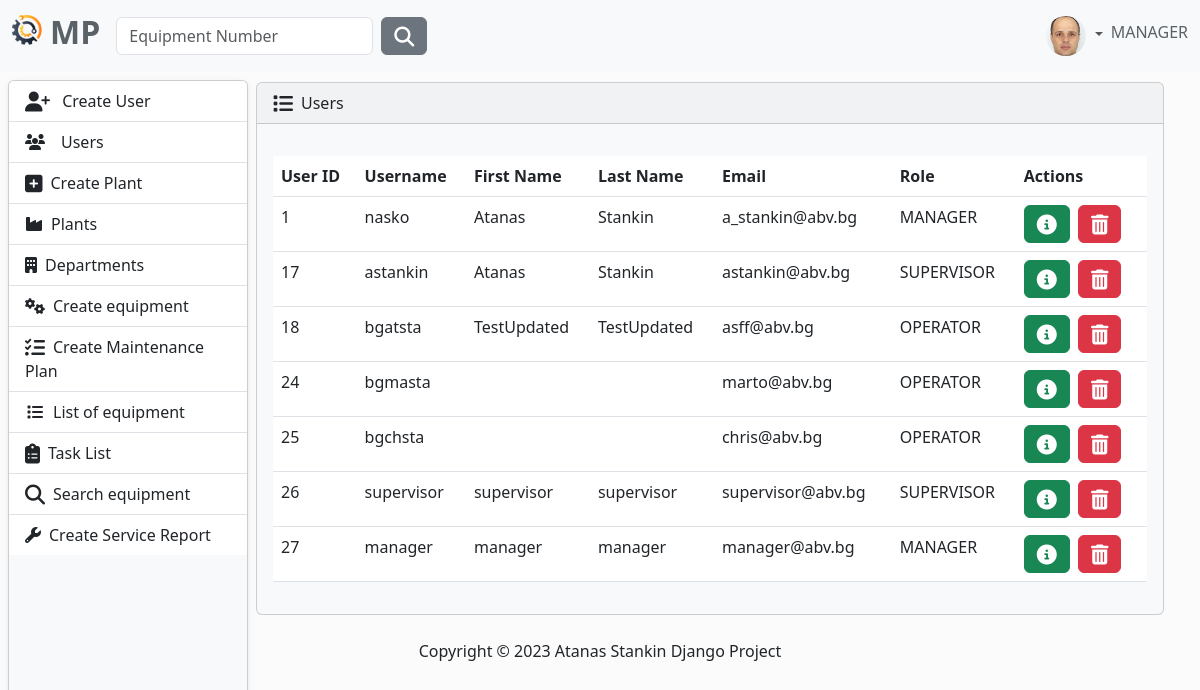
The page /user/list/ (signed in) on the database as committed earlier.
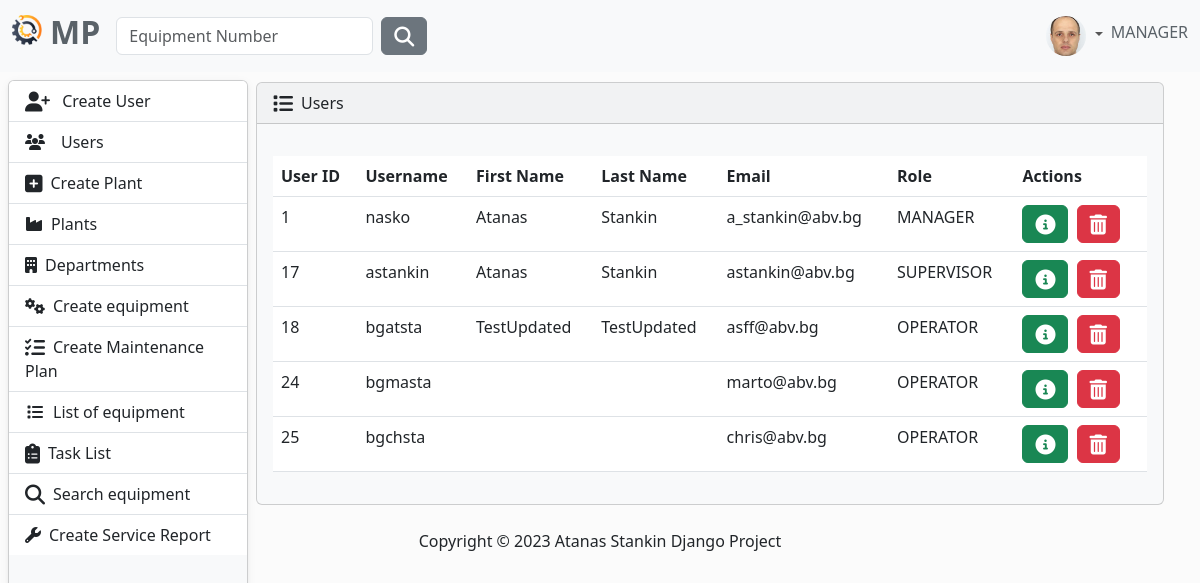
The same page on the database as committed later.
### MaintenancePlanner/accounts/models.py (models this page shows, shortened)
class AppUser(AbstractUser, PermissionsMixin):
    username = models.CharField(
        max_length=30,
        validators=[
            MinLengthValidator(4),
        ],
        unique=True,
    )
    first_name = models.CharField(
        max_length=30,
        validators=[
            MinLengthValidator(2),
            user_name_validator,
        ]
    )
    last_name = models.CharField(
        max_length=30,
        validators=[
            MinLengthValidator(2),
            user_name_validator,
        ]
    )
    email = models.EmailField(unique=True)
    class Role(models.TextChoices):
        MANAGER = "MANAGER", 'Manager'
        SUPERVISOR = "SUPERVISOR", 'Supervisor'
        OPERATOR = "OPERATOR", 'Operator'
    role = models.CharField(max_length=50, choices=Role.choices)
    @property
    def full_name(self):
        return f'{self.first_name} {self.last_name}'

class Profile(models.Model):
    user = models.OneToOneField(AppUser, on_delete=models.CASCADE)
    image = models.ImageField(
        default='images/default.jpg',
        null=True,
        blank=True,
        upload_to='images/'
    )

### MaintenancePlanner/accounts/views.py (the view)
# urls.py: path('list/', ListUsers.as_view(), name='users-list'),
class ListUsers(LoginRequiredMixin, AllowedUsersMixin, ListView):
    allowed_roles = ['MANAGER', 'SUPERVISOR']
    model = AppUser
    template_name = 'users-list.html'
    context_object_name = 'users'

### MaintenancePlanner/accounts/mixins.py (called while the page is built)
    def dispatch(self, request, *args, **kwargs):
        if request.user.role in self.allowed_roles:
            return super().dispatch(request, *args, **kwargs)
        else:
            return redirect('home-page')

### MaintenancePlanner/accounts/templates/users-list.html (shortened to what this page needs)
{% extends "base.html" %}
{% block content %}
        <div class="card bg-light ms-1 me-4 mb-4 mt-0">
            <div class="card-header">
                <i class="fa-solid fa-list fa-lg me-2"></i>Users
            </div>
            <div class="card-body">
                <p class="card-text">
                <div class="table-responsive">
                    <table class="table table-hover">
                        <thead>
                        <tr>
                            <th scope="col">User ID</th>
                            <th scope="col">Username</th>
                            <th scope="col">First Name</th>
                            <th scope="col">Last Name</th>
                            <th scope="col">Email</th>
                            <th scope="col">Role</th>
                            <th scope="col">Actions</th>
                        </tr>
                        </thead>
                        <tbody>
                        {% for user in  users %}
                            <tr>
                                <td>{{ user.id }}</td>
                                <td>{{ user.username }}</td>
                                <td>{{ user.first_name }}</td>
                                <td>{{ user.last_name }}</td>
                                <td>{{ user.email }}</td>
                                <td>{{ user.role }}</td>
                                <td>
                                    <button type="button" class="btn btn-success me-1"
                                            href="#" data-bs-toggle="modal"
                                            data-bs-target="#myModal{{ user.id }}">
                                        <i class="fa-solid fa-circle-info fa-lg"></i>
                                    </button>
                                    {% include 'partials/modal-profile-info.html' %}
                                    <button type="button" class="btn btn-danger me-1"
                                            href="#"
                                            data-bs-toggle="modal"
                                            data-bs-target="#myModal2{{ user.id }}">
                                        <i class="fa-solid fa-trash-can fa-lg"></i>
                                    </button>
                                </td>
                            </tr>
                        {% endfor %}
{% endblock %}

### templates/base.html (shortened to what this page needs)
{% load static %}
<!DOCTYPE html>
<html lang="en">
{% include 'partials/head.html' %}
<body>
{% include 'partials/navbar.html' %}
<main style="margin-top: 58px">
    <div class="container-fluid pt-4">
        {% block content %}
        {% endblock %}
</main>
{% if user.is_authenticated %}
    <aside>
        {% include 'partials/sidebar.html' %}
    </aside>
{% endif %}
{% include 'partials/footer.html' %}
</body>
</html>

### templates/partials/head.html (shortened to what this page needs)
{% load static %}
<head>
    <link rel="stylesheet" href="https://cdnjs.cloudflare.com/ajax/libs/font-awesome/6.4.0/css/all.min.css"
/>
    <link href="https://cdn.jsdelivr.net/npm/bootstrap@5.3.0-alpha3/dist/css/bootstrap.min.css" rel="stylesheet"
>
    <link rel="stylesheet" href="{% static 'css/body.css' %}">
    {% if  user.is_authenticated %}
        <link rel="stylesheet" href="{% static 'css/side-bar.css' %}">
    {% endif %}
</head>

### templates/partials/navbar.html (shortened to what this page needs)
{% load static %}
<nav class="navbar navbar-expand-lg bg-light fixed-top" data-bs-theme="light">
    <div class="container-fluid">
        <a class="navbar-brand" href="{% url 'home-page' %}">
            <ul class="navbar-nav ms-auto d-flex flex-row">
                <li><img class="logo me-2" src="{% static 'img/logo.png' %}" alt="logo" height="30"></li>
                <li><h2 style="color: #5a6268; font-weight: bold">MP</h2></li>
            </ul>
        </a>
        <div class="collapse navbar-collapse" id="navbarColor01">
            {% if user.is_authenticated %}
                <form class="d-flex" method=POST action="{% url 'search-equipment' %}">
                    <input class="form-control me-sm-2" type="search" placeholder="Equipment Number"
                           name="number">
                    <button class="btn btn-secondary my-2 my-sm-0" type="submit"><i
                            class="fa-solid fa-magnifying-glass fa-lg"></i></button>
                </form>
            {% endif %}
            <ul class="navbar-nav ms-auto d-flex flex-row">
                {% if not request.user.is_authenticated %}
                    <li class="nav-item">
                        <a class="nav-link" href="{% url 'login' %}"><i
                                class="fa-solid fa-right-to-bracket fa-lg me-2"></i>Sig In
                        </a>
                    </li>
                {% else %}
                    <li class="nav-item dropdown d-flex align-items-center">
                        <div class="btn-group dropdown">
                            <a class="nav-link dropdown-toggle" data-bs-toggle="dropdown" href="#" role="button"
                               aria-haspopup="true" aria-expanded="false">
                                {% if user.profile.image %}
                                    <img src="{{ user.profile.image.url }}" class="rounded-circle" height="40"
                                         loading="lazy"/>
                                {% else %}
                                    <img src="{% static 'img/profile-img.png' %}" class="rounded-circle" height="40"
                                         loading="lazy"/>
                                {% endif %}
                            </a>
                        </div>
                        <h6 style="color: #5a6268">{{ request.user.role }}</h6>
                    </li>
                {% endif %}
            </ul>
        </div>
    </div>
</nav>

### MaintenancePlanner/accounts/templates/partials/modal-profile-info.html (shortened to what this page needs)
</div>

### templates/partials/sidebar.html
<nav id="sidebarMenu" class="collapse d-lg-block sidebar card bg-light ms-2 me-2 mb-2 mt-0">
    <div class="position-sticky">
        <div class="list-group list-group-flush mx-0 mt-0">
            {% if request.user.role == 'MANAGER' %}
                <a class="list-group-item list-group-item-action py-2 ripple" href="{% url 'register' %}">
                    <i class="fa-solid fa-user-plus fa-lg me-2"></i>
                    Create User
                </a>
                <a href="{% url 'users-list' %}" class="list-group-item list-group-item-action py-2 ripple">
                    <i class="fas fa-users fa-fw me-3"></i><span>Users</span>
                </a>
                <a href="{% url 'create-plant' %}" class="list-group-item list-group-item-action py-2 ripple">
                    <i class="fa-solid fa-square-plus fa-lg me-2"></i><span>Create Plant</span>
                </a>
            {% elif request.user.role == 'OPERATOR' %}
                <a href="{% url 'user-task-list' %}" class="list-group-item list-group-item-action py-2 ripple"
                   aria-current="true">
                    <i class="fas fa-tachometer-alt fa-fw me-2"></i><span>My Tasks</span>
                </a>
            {% endif %}
            {% if request.user.role == 'MANAGER' or request.user.role == 'SUPERVISOR' %}
                <a href="{% url 'plants-list' %}" class="list-group-item list-group-item-action py-2 ripple">
                    <i class="fa-solid fa-industry me-2"></i><span>Plants</span>
                </a>
                <a href="{% url 'department-list' %}" class="list-group-item list-group-item-action py-2 ripple">
                    <i class="fa-solid fa-building me-2"></i><span>Departments</span>
                </a>
                <a href="{% url 'create-equipment' %}" class="list-group-item list-group-item-action py-2 ripple">
                    <i class="fa-solid fa-gears me-2"></i><span>Create equipment</span>
                </a>
                <a href="{% url 'create-maintenance-plan' %}"
                   class="list-group-item list-group-item-action py-2 ripple">
                    <i class="fa-solid fa-list-check fa-lg me-2"></i><span>Create Maintenance Plan</span>
                </a>
            {% endif %}
            <a href="{% url 'equipment-list' %}" class="list-group-item list-group-item-action py-2 ripple">
                <i class="fa-solid fa-list fa-fw me-2"></i><span>List of equipment</span>
            </a>
            {% if request.user.role == 'MANAGER' or request.user.role == 'SUPERVISOR' %}
                <a href="{% url 'all-tasks' %}" class="list-group-item list-group-item-action py-2 ripple">
                    <i class="fa-solid fa-clipboard-list fa-lg me-2"></i><span>Task List</span>
                </a>
            {% endif %}
            <a href="{% url 'advanced-search-equipment' %}" class="list-group-item list-group-item-action py-2 ripple">
                <i class="fa-solid fa-magnifying-glass fa-lg me-2"></i><span>Search equipment</span>
            </a>
            <a href="{% url 'create-service-report' %}" class="list-group-item list-group-item-action py-2 ripple">
                <i class="fa-solid fa-wrench la-lg me-2"></i><span>Create Service Report</span>
            </a>
        </div>
    </div>
</nav>

### templates/partials/footer.html (shortened to what this page needs)
<footer class="mt-auto mb-4">
    <div class="text-center">
        <p>
            Copyright &copy;
            Atanas Stankin Django Project
        </p>
    </div>
</footer>

### static/css/body.css (style rules this page uses)
body { background-color: #fbfbfb; }
main { width: 100%; height: auto; margin: 0 auto; display: flex; flex-direction: column; }

### static/css/side-bar.css (style rules this page uses)
@media (min-width: 991.98px) { main { padding-left: 240px; } }
.sidebar { position: fixed; top: 80px; bottom: 0; left: 0; padding: 0 0 0; box-shadow: 0 2px 5px 0 rgb(0 0 0 / 5%), 0 2px 10px 0 rgb(0 0 0 / 5%); width: 240px; height: 100vh; z-index: 600; overflow: hidden; }

Rows that differ between the two databases and show on the page:
removed AppUser: id "26", username "supervisor", first_name "supervisor", last_name "supervisor", email "supervisor@abv.bg", role "SUPERVISOR"
removed AppUser: id "27", username "manager", first_name "manager", last_name "manager", email "manager@abv.bg", role "MANAGER"
